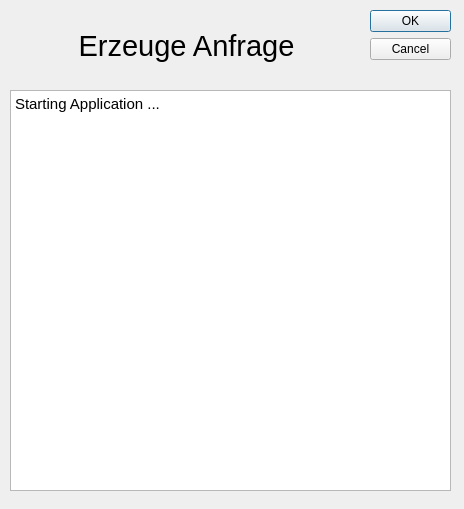
<?xml version="1.0" encoding="UTF-8"?>
<ui version="4.0">
 <class>Dialog</class>
 <widget class="QDialog" name="Dialog">
  <property name="geometry">
   <rect>
    <x>0</x>
    <y>0</y>
    <width>464</width>
    <height>509</height>
   </rect>
  </property>
  <property name="font">
   <font>
    <kerning>true</kerning>
   </font>
  </property>
  <property name="windowTitle">
   <string>Dialog</string>
  </property>
  <widget class="QDialogButtonBox" name="buttonBox">
   <property name="geometry">
    <rect>
     <x>370</x>
     <y>10</y>
     <width>81</width>
     <height>241</height>
    </rect>
   </property>
   <property name="orientation">
    <enum>Qt::Vertical</enum>
   </property>
   <property name="standardButtons">
    <set>QDialogButtonBox::Cancel|QDialogButtonBox::Ok</set>
   </property>
  </widget>
  <widget class="QTextBrowser" name="textBrowser">
   <property name="geometry">
    <rect>
     <x>10</x>
     <y>90</y>
     <width>441</width>
     <height>401</height>
    </rect>
   </property>
   <property name="html">
    <string>&lt;!DOCTYPE HTML PUBLIC &quot;-//W3C//DTD HTML 4.0//EN&quot; &quot;http://www.w3.org/TR/REC-html40/strict.dtd&quot;&gt;
&lt;html&gt;&lt;head&gt;&lt;meta name=&quot;qrichtext&quot; content=&quot;1&quot; /&gt;&lt;style type=&quot;text/css&quot;&gt;
p, li { white-space: pre-wrap; }
&lt;/style&gt;&lt;/head&gt;&lt;body style=&quot; font-family:'Ubuntu'; font-size:11pt; font-weight:400; font-style:normal;&quot;&gt;
&lt;p style=&quot; margin-top:0px; margin-bottom:0px; margin-left:0px; margin-right:0px; -qt-block-indent:0; text-indent:0px;&quot;&gt;Starting Application ...&lt;/p&gt;&lt;/body&gt;&lt;/html&gt;</string>
   </property>
  </widget>
  <widget class="QLabel" name="label">
   <property name="geometry">
    <rect>
     <x>16</x>
     <y>20</y>
     <width>341</width>
     <height>51</height>
    </rect>
   </property>
   <property name="font">
    <font>
     <pointsize>22</pointsize>
     <kerning>true</kerning>
    </font>
   </property>
   <property name="text">
    <string>Erzeuge Anfrage</string>
   </property>
   <property name="textFormat">
    <enum>Qt::AutoText</enum>
   </property>
   <property name="scaledContents">
    <bool>false</bool>
   </property>
   <property name="alignment">
    <set>Qt::AlignCenter</set>
   </property>
   <property name="indent">
    <number>0</number>
   </property>
  </widget>
 </widget>
 <resources/>
 <connections>
  <connection>
   <sender>buttonBox</sender>
   <signal>accepted()</signal>
   <receiver>Dialog</receiver>
   <slot>accept()</slot>
   <hints>
    <hint type="sourcelabel">
     <x>248</x>
     <y>254</y>
    </hint>
    <hint type="destinationlabel">
     <x>157</x>
     <y>274</y>
    </hint>
   </hints>
  </connection>
  <connection>
   <sender>buttonBox</sender>
   <signal>rejected()</signal>
   <receiver>Dialog</receiver>
   <slot>reject()</slot>
   <hints>
    <hint type="sourcelabel">
     <x>316</x>
     <y>260</y>
    </hint>
    <hint type="destinationlabel">
     <x>286</x>
     <y>274</y>
    </hint>
   </hints>
  </connection>
 </connections>
</ui>
